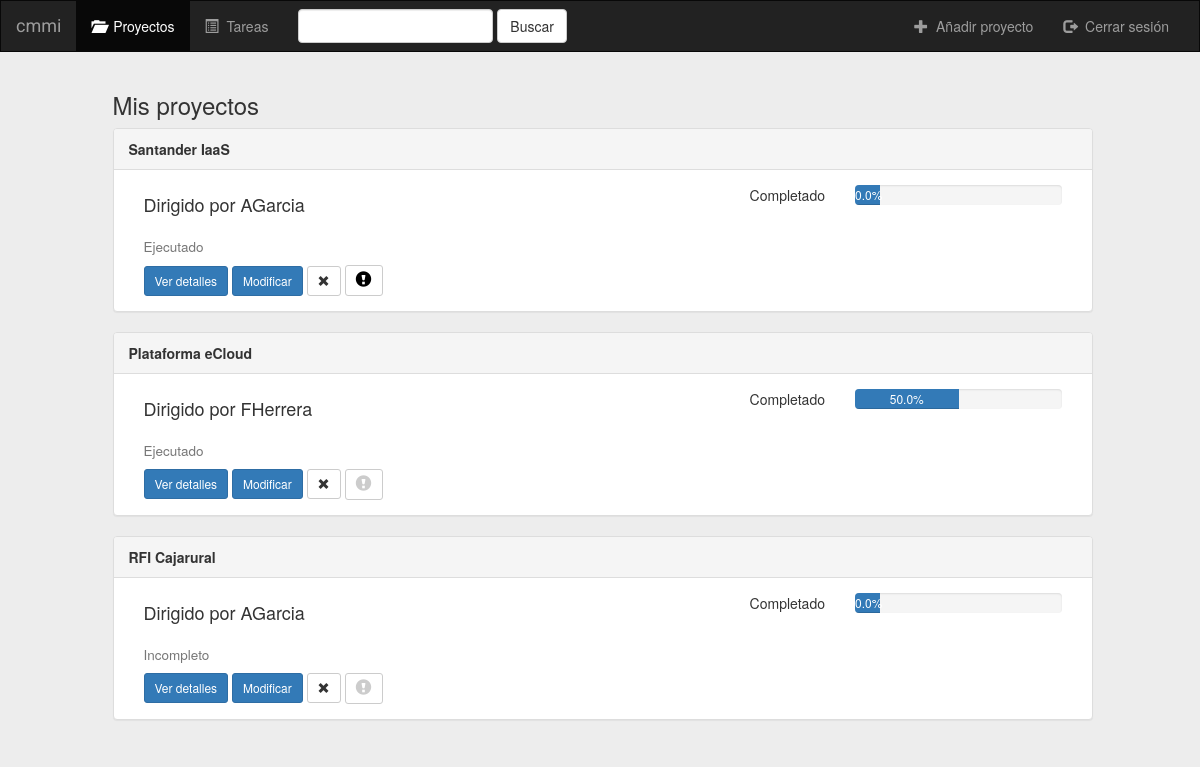
Page /cmmi/ (signed in) on the committed database.
### cmmi/models.py (models this page shows, shortened)
class Proyecto(models.Model):
    nombre_proyecto = models.CharField(max_length=50)
    descripcion = models.CharField(max_length=400)
    fecha_inicio = models.DateField(default=datetime.now, blank=True)
    manager = models.CharField(max_length=100)
    es_urgente = models.BooleanField(default=False)
    usuario = models.ForeignKey(User, default=1)
    NIVEL = (
        ('Ejecutado','Ejecutado'),
        ('Gestionado','Gestionado'),
        ('Definido','Definido'),
        ('Gestionado Cuantitativamente','Gestionado Cuantitativamente'),
        ('Optimizado','Optimizado'),
        )
    nivelMadurez = models.CharField(max_length=100, default='Incompleto', choices=NIVEL, verbose_name = 'Nivel de madurez')

### cmmi/views.py (the view)
def index(request):
    if not request.user.is_authenticated():
        return render(request, 'cmmi/iniciar_sesion.html')
    else:
        proyectos = Proyecto.objects.filter(usuario=request.user)
        num_tareas_completas = [Tarea.objects.filter(proyecto=p, completada=True).count() for p in proyectos]
        num_tareas_total = [Tarea.objects.filter(proyecto=p).count() for p in proyectos]
        perc_compl = list()
        for comp, total in zip(num_tareas_completas, num_tareas_total):
            if total != 0:
                vall = float(comp/total)
                vall2 = float(vall)*float(100.0)
                perc_compl.append(round(float(vall2),1))
            else:
                perc_compl.append(0.0)
        proyectos_and_perc = zip(proyectos,perc_compl)
        return render(request, 'cmmi/index.html', {'proyectos': proyectos, 'proyectos_and_perc':proyectos_and_perc})

### cmmi/templates/cmmi/index.html (shortened to what this page needs)
{% extends 'cmmi/base.html' %}
{% block proyectos_active %}active{% endblock %}
{% block body %}
<div class="proyectos-container container-fluid col-md-offset-1">
    <div class="row">
        <div class="row">
            <div class=" col-md-12">
                <h3>Mis proyectos</h3>
            </div>
            {% if proyectos %}
            {% for proyecto, perc_compl in proyectos_and_perc %}
            <div class=" col-sm-8 col-lg-11">
                <div class="panel panel-default">
                    <div class="panel-heading"> <div class="row">
                        <div class="col-md-4">
                            <b>{{proyecto.nombre_proyecto}}</b>
                        </div>
                    </div></div>
                    <div class="panel-body">
                        <div class="col-md-6">  <h4>Dirigido por {{ proyecto.manager }} </h4> </div>
                        <div class="col-md-3 text-right">  Completado </div>
                        <div class="col-md-3">
                            <div class="progress">
                                <div class="progress-bar" role="progressbar" aria-valuenow="{{perc_compl}}" aria-valuemin="0" aria-valuemax="100" style="width: {{perc_compl}}%; min-width: 12%">
                                <span>{{perc_compl}}%</span>
                                </div>
                            </div>
                        </div>
                        <div class="col-md-12">  <h4><small>{{ proyecto.nivelMadurez }}</small></h4> </div>
                        <div class="col-md-12">
                            <a href="{% url 'cmmi:detalles' proyecto.id %}" class="btn btn-primary btn-sm"> Ver detalles</a>
                          <a href="{% url 'cmmi:proyecto_modificar' proyecto.id %}" class="btn btn-primary btn-sm"> Modificar</a>
                            <form action="{% url 'cmmi:proyecto-eliminar' proyecto.id %}" method="post" style="display: inline;">
                                <button type="submit" class="btn btn-default btn-sm">
                                    <span class="glyphicon glyphicon-remove"></span>
                                </button>
                            </form>
                            <a href="{% url 'cmmi:proyecto_urgente' proyecto.id %}" class="btn btn-default btn-sm btn-urgente" role="button">
                                <span class="glyphicon glyphicon-exclamation-sign {% if proyecto.es_urgente %}active{% endif %}"></span>
                            </a>
                        </div>
                    </div>
                </div>
            </div>
            {% endfor %}
            {% endif %}
        </div>
    </div>
    {% endblock %}

### cmmi/static/cmmi/style.css (style rules this page uses)
body { background-color: #ededed; }
.glyphicon-exclamation-sign { color: #CCCCCC; font-size: 16px; }
.glyphicon-exclamation-sign.active { color: #000000; }

### rows in the picture
Proyecto: nombre_proyecto "Santander IaaS", manager "AGarcia", perc_compl "0.0", nivelMadurez "Ejecutado", es_urgente True (drawn)
Proyecto: nombre_proyecto "Plataforma eCloud", manager "FHerrera", perc_compl "50.0", nivelMadurez "Ejecutado", es_urgente False (drawn)
Proyecto: nombre_proyecto "RFI Cajarural", manager "AGarcia", perc_compl "0.0", nivelMadurez "Incompleto", es_urgente False (drawn)
